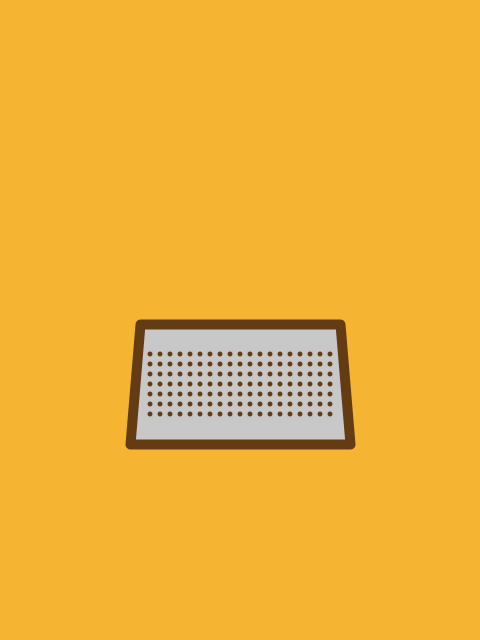
Frame 1 (no input)
Frame 2 (the mouse pressed at the canvas centre, redrawn once): identical to frame 1, image omitted

The Processing sketch that drew this single still picture (run headless with seeded random() and noise(); the mouse was pressed at the canvas centre and the sketch redrawn once):

// Processing sketch: charlie_s_angels
// ── charlie_s_angels.pde
// Manuale di Programmazione Cinematografica
// Daniele Olmisani, 2015

// Charlie's Angels

final color PAPER = color(245, 180, 50);
final color INK1 = color(100, 60, 20);
final color INK2 = color(200);

final float W = 100;
final float H = 60;
 
void setup() {
  size(480, 640);
  noLoop();
}

void draw() {
  
  translate(width/2.0, 3*height/5.0);
  
  background(PAPER);
  stroke(INK1);
  fill(INK2);
  
  strokeWeight(10.0);
  strokeJoin(ROUND);
  
  quad(-W, -H, W, -H, 1.1*W, H, -1.1*W, H);
  
  fill(INK1);
  noStroke();
  for (int i=1; i<20; i++) {
    for (int j=3; j<10; j++) {
      ellipse(-W+i*10, -H+j*10, 5, 5);
    }
  }
  
  save("charlie-s-angels.png");
}
